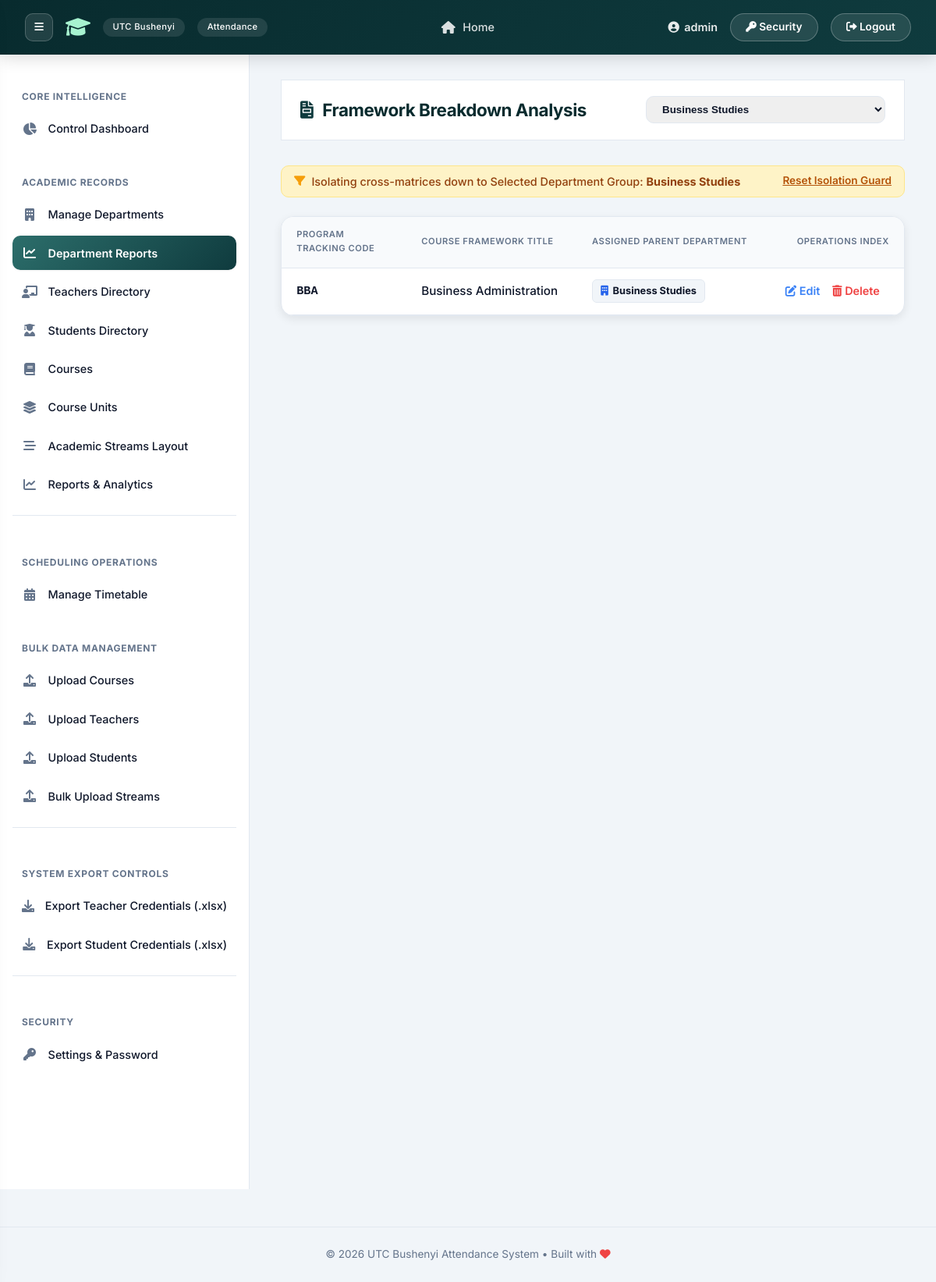
The page /departments/reports/?filter_dept=2 (signed in) on the database its author committed.
### attendance/models.py (models this page shows, shortened)
class User(AbstractUser): #[cite: 1]
    IS_ADMIN = 'ADMIN' #[cite: 1]
    IS_TEACHER = 'TEACHER' #[cite: 1]
    IS_STUDENT = 'STUDENT' #[cite: 1]
    ROLE_CHOICES = [ #[cite: 1]
        (IS_ADMIN, 'Admin'), #[cite: 1]
        (IS_TEACHER, 'Teacher/Lecturer'), #[cite: 1]
        (IS_STUDENT, 'Student'), #[cite: 1]
    ]
    role = models.CharField(max_length=10, choices=ROLE_CHOICES, default=IS_STUDENT) #[cite: 1]
    raw_password_archive = models.CharField(max_length=128, blank=True, null=True) #[cite: 1]

class Course(models.Model): #[cite: 1]
    code = models.CharField(max_length=20, primary_key=True) #[cite: 1]
    name = models.CharField(max_length=255) #[cite: 1]
    department = models.ForeignKey(
        Department,
        on_delete=models.SET_NULL,
        null=True,
        blank=True,
        related_name='courses'
    )

class Department(models.Model):
    name = models.CharField(max_length=255, unique=True)

### attendance/views_admin.py (the view)
# urls.py: path('departments/reports/', views_admin.admin_report_page, name='admin_report_page'),
@login_required
def admin_report_page(request):
    if request.user.role != User.IS_ADMIN:
        return HttpResponse("Unauthorized", status=403)
    departments = Department.objects.all()
    selected_dept_id = request.GET.get('filter_dept')
    courses = Course.objects.select_related('department').all()
    if selected_dept_id:
        courses = courses.filter(department_id=selected_dept_id)
        try:
            selected_dept_id = int(selected_dept_id)  # Standardize type matching for UI template rules
        except ValueError:
            selected_dept_id = None
    return render(request, 'attendance/admin_report.html', {
        'departments': departments,
        'courses': courses,
        'selected_dept_id': selected_dept_id
    })

### templates/attendance/admin_report.html (shortened to what this page needs)
{% extends 'attendance/base.html' %}
{% block content %}
<div class="page-header-actions">
    <div>
        <h2 style="margin:0; font-size:1.4rem;"><i class="fas fa-file-invoice" style="color:var(--primary);"></i> Framework Breakdown Analysis</h2>
    </div>
    <div>
        <select id="reportDeptFilter" class="form-control-select" onchange="filterByDepartment(this.value)">
            {% for dept in departments %}
                <option value="{{ dept.pk }}">{{ dept.name }}</option>
            {% endfor %}
        </select>
    </div>
</div>
<div class="filter-indicator" id="activeFilterWindow">
    <i class="fas fa-filter"></i>
    <span>Isolating cross-matrices down to Selected Department Group: <strong id="filterDeptName"></strong></span>
    <a href="{% url 'attendance:admin_report_page' %}" class="clear-filter">Reset Isolation Guard</a>
</div>
<div class="card" style="padding:0; overflow:hidden;">
    <table class="table">
        <thead>
            <tr>
                <th style="width:160px;">Program Tracking Code</th>
                <th>Course Framework Title</th>
                <th>Assigned Parent Department</th>
                <th style="text-align: right;">Operations Index</th>
            </tr>
        </thead>
        <tbody id="reportTableBody">
            {% for course in courses %}
            <tr data-dept-id="{{ course.department.pk|default:'' }}">
                <td><code style="font-size:0.95rem; font-weight:700; color:var(--text-main);">{{ course.code|default:"UNKNOWN" }}</code></td>
                <td style="font-weight:500;">{{ course.name }}</td>
                <td>
                    <span class="parent-course-badge">
                        <i class="fas fa-building" style="font-size:0.8rem; margin-right:0.35rem; color:#2563eb;"></i>
                        {{ course.department.name|default:"Unassigned" }}
                    </span>
                </td>
                <td style="text-align: right;">
                    <a href="{% url 'attendance:edit_course' course.code|default:'malformed_pk' %}" class="action-link edit">
                        <i class="fas fa-edit"></i> Edit
                    </a>
                    <a href="{% url 'attendance:delete_course' course.code|default:'malformed_pk' %}" class="action-link delete" onclick="return confirm('Drop this course program track entry from system tracking arrays?');">
                        <i class="fas fa-trash-alt"></i> Delete
                    </a>
                </td>
            </tr>
            {% endfor %}
        </tbody>
    </table>
</div>
{% endblock %}

### templates/attendance/base.html (shortened to what this page needs)
<!DOCTYPE html>
<html lang="en">
<head>
    <link rel="stylesheet" href="https://cdnjs.cloudflare.com/ajax/libs/font-awesome/6.0.0-beta3/css/all.min.css" />
</head>
<body>
    <nav>
        <div class="nav-brand-container">
            {% if user.is_authenticated %}
                <button class="desktop-toggle-btn" id="desktopSidebarToggle" title="Toggle Sidebar Menu">
                    <i class="fas fa-bars"></i>
                </button>
            {% endif %}
            <a href="{% url 'attendance:home' %}" class="nav-brand">
                <i class="fas fa-graduation-cap"></i>
                <span>UTC Bushenyi</span>
                <span>Attendance</span>
            </a>
        </div>
        <div class="nav-links">
            <a href="{% url 'attendance:home' %}"><i class="fas fa-home"></i> Home</a>
        </div>
        <div class="nav-user">
            {% if user.is_authenticated %}
                <span class="user-greeting"><i class="fas fa-user-circle"></i> <strong>{{ user.username }}</strong></span>
                <a href="{% url 'attendance:change_password' %}" class="security-btn"><i class="fas fa-key"></i> Security</a>
                <a href="{% url 'attendance:logout' %}" class="logout-btn"><i class="fas fa-sign-out-alt"></i> Logout</a>
            {% else %}
                <a href="{% url 'attendance:login' %}" class="login-btn"><i class="fas fa-sign-in-alt"></i> Login</a>
            {% endif %}
        </div>
    </nav>
    <div class="app-layout" id="appLayout">
        {% if user.is_authenticated %}
            <aside class="sidebar" id="sidebarContainer">
                {% if user.role == 'ADMIN' or user.is_staff %}
                    <div class="sidebar-heading">Core Intelligence</div>
                    <a href="{% url 'attendance:admin_dashboard' %}" class="sidebar-link {% if request.resolver_match.url_name == 'admin_dashboard' %}active{% endif %}">
                        <i class="fas fa-chart-pie"></i> Control Dashboard
                    </a>
                    <div class="sidebar-heading">Academic Records</div>
                    <a href="{% url 'attendance:manage_departments' %}" class="sidebar-link {% if request.resolver_match.url_name == 'manage_departments' %}active{% endif %}">
                        <i class="fas fa-building"></i> Manage Departments
                    </a>
                    <a href="{% url 'attendance:admin_report_page' %}" class="sidebar-link {% if request.resolver_match.url_name == 'admin_report_page' %}active{% endif %}">
                        <i class="fas fa-chart-line"></i> Department Reports
                    </a>
                    <a href="{% url 'attendance:manage_teachers' %}" class="sidebar-link {% if request.resolver_match.url_name == 'manage_teachers' %}active{% endif %}">
                        <i class="fas fa-chalkboard-teacher"></i> Teachers Directory
                    </a>
                    <a href="{% url 'attendance:manage_students' %}" class="sidebar-link {% if request.resolver_match.url_name == 'manage_students' %}active{% endif %}">
                        <i class="fas fa-user-graduate"></i> Students Directory
                    </a>
                    <a href="{% url 'attendance:manage_courses' %}" class="sidebar-link {% if request.resolver_match.url_name == 'manage_courses' %}active{% endif %}">
                        <i class="fas fa-book"></i> Courses
                    </a>
                    <a href="{% url 'attendance:manage_course_units' %}" class="sidebar-link {% if request.resolver_match.url_name == 'manage_course_units' %}active{% endif %}">
                        <i class="fas fa-layer-group"></i> Course Units
                    </a>
                    <a href="{% url 'attendance:manage_streams' %}" class="sidebar-link {% if request.resolver_match.url_name == 'manage_streams' %}active{% endif %}">
                        <i class="fas fa-stream"></i> Academic Streams Layout
                    </a>
                    <a href="{% url 'attendance:analytics_dashboard' %}" class="sidebar-link {% if request.resolver_match.url_name == 'analytics_dashboard' %}active{% endif %}">
                        <i class="fas fa-chart-line"></i> Reports & Analytics
                    </a>
                    <span class="sidebar-divider"></span>
                    <div class="sidebar-heading">Scheduling Operations</div>
                    <a href="{% url 'attendance:upload_timetable' %}" class="sidebar-link {% if request.resolver_match.url_name == 'upload_timetable' %}active{% endif %}">
                        <i class="fas fa-calendar-alt"></i> Manage Timetable
                    </a>
                    <div class="sidebar-heading">Bulk Data Management</div>
                    <a href="{% url 'attendance:bulk_upload_courses' %}" class="sidebar-link {% if request.resolver_match.url_name == 'bulk_upload_courses' %}active{% endif %}">
                        <i class="fas fa-upload"></i> Upload Courses
                    </a>
                    <a href="{% url 'attendance:bulk_upload_teachers' %}" class="sidebar-link {% if request.resolver_match.url_name == 'bulk_upload_teachers' %}active{% endif %}">
                        <i class="fas fa-upload"></i> Upload Teachers
                    </a>
                    <a href="{% url 'attendance:bulk_upload_students' %}" class="sidebar-link {% if request.resolver_match.url_name == 'bulk_upload_students' %}active{% endif %}">
                        <i class="fas fa-upload"></i> Upload Students
                    </a>
                    <a href="{% url 'attendance:bulk_upload_streams' %}" class="sidebar-link {% if request.resolver_match.url_name == 'bulk_upload_streams' %}active{% endif %}">
                        <i class="fas fa-upload"></i> Bulk Upload Streams
                    </a>
                    <span class="sidebar-divider"></span>
                    <div class="sidebar-heading">System Export Controls</div>
                    <a href="{% url 'attendance:export_credentials' 'teachers' %}" class="sidebar-link">
                        <i class="fas fa-download"></i> Export Teacher Credentials (.xlsx)
                    </a>
                    <a href="{% url 'attendance:export_credentials' 'students' %}" class="sidebar-link">
                        <i class="fas fa-download"></i> Export Student Credentials (.xlsx)
                    </a>
                    <span class="sidebar-divider"></span>
                    <div class="sidebar-heading">Security</div>
                    <a href="{% url 'attendance:change_password' %}" class="sidebar-link {% if request.resolver_match.url_name == 'change_password' %}active{% endif %}">
                        <i class="fas fa-key"></i> Settings & Password
                    </a>
                {% endif %}
            </aside>
        {% endif %}
        <main class="main-content">
            {% block content %}{% endblock %}
        </main>
    </div>
    <div class="footer">
        &copy; 2026 UTC Bushenyi Attendance System &bull; Built with <i class="fas fa-heart" style="color:#ef4444;"></i>
    </div>
</body>
</html>

### templates/attendance/admin_report.html (style rules this page uses)
.page-header-actions { display: flex; justify-content: space-between; align-items: center; margin-bottom: 2rem; flex-wrap: wrap; gap: 1rem; background: #ffffff; padding: 1.25rem 1.5rem; border-radius: var(--radius-md); border: 1px solid var(--border); }
.filter-indicator { display: none; align-items: center; gap: 0.5rem; background: var(--warning-light); color: #92400e; border: 1px solid #fde68a; padding: 0.5rem 1rem; border-radius: var(--radius-sm); margin-bottom: 1.5rem; font-size: 0.9rem; font-weight: 500; }
.filter-indicator i { color: var(--warning); }
.filter-indicator .clear-filter { margin-left: auto; color: #b45309; text-decoration: underline; font-weight: 600; font-size: 0.85rem; }
.parent-course-badge { display: inline-flex; align-items: center; padding: 0.25rem 0.65rem; border-radius: 6px; font-size: 0.8rem; font-weight: 700; background: #f1f5f9; border: 1px solid var(--border); color: var(--text-main); }
.form-control-select { padding: 0.5rem 1rem; border-radius: var(--radius-sm); border: 1px solid var(--border); font-weight: 600; color: var(--text-main); }
.action-link { font-size: 0.9rem; font-weight: 600; margin-right: 0.75rem; transition: var(--transition); text-decoration: none; }
.action-link.edit { color: var(--accent); }
.action-link.delete { color: var(--danger); }

### rows shown on the page
User: username "admin"
Course: code "BBA", name "Business Administration", department.name "Business Studies"

### other values the page prints
form field value "Business Studies"
